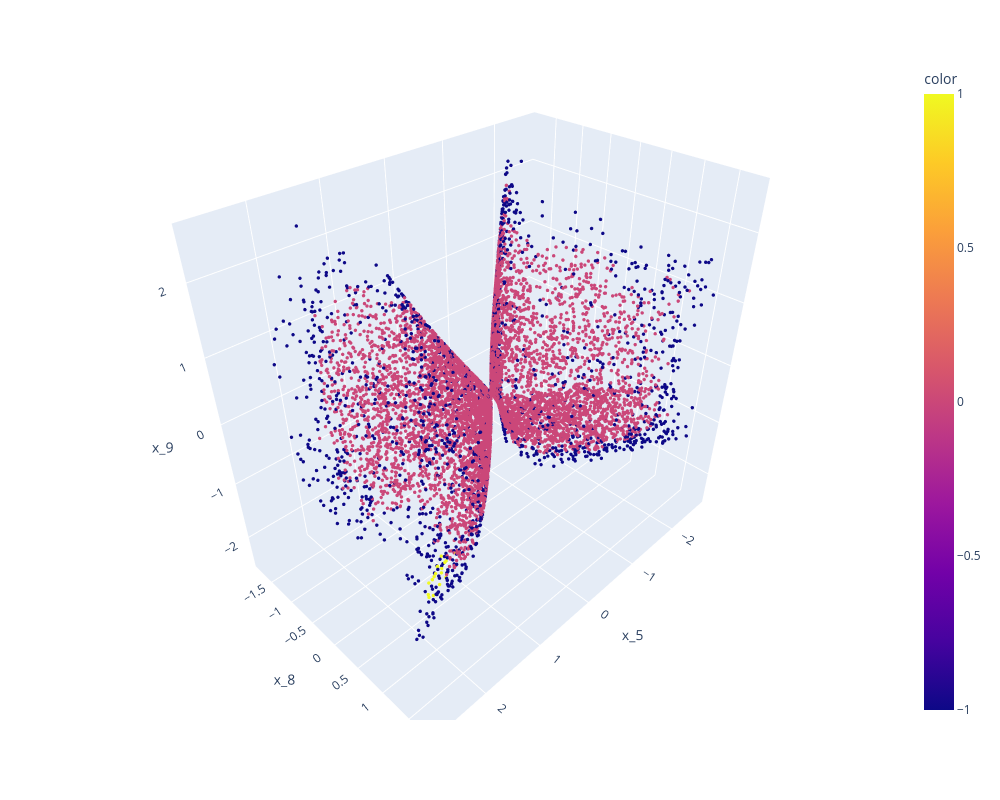

Notebook cell for this chart:
### Code cell
import plotly.express as px
import plotly.graph_objects as go
import numpy as np

# Scatter plot
fig = px.scatter_3d(x=x_5d_deco[:,2], y=x_5d_deco[:,3], z=x_5d_deco[:,4], 
                    color=labels, labels={'x':'x_4', 'y':'x_8', 'z':'x_10'})
fig.update_layout(width=1000, height=800)
fig.update_traces(marker=dict(size=2)) 

fig.update_layout(scene=dict(xaxis_title='x_5', yaxis_title='x_8', zaxis_title='x_9'))
fig.show()

### Figure 1 — Plotly figure (JSON) as saved in the notebook; plotly's stock layout.template omitted (floating-point values rounded to 4 significant figures; data arrays with more than 128 entries replaced by an {"elided": "..."} marker saying what was removed)
{"data": [{"hovertemplate": "x_4=%{x}<br>x_8=%{y}<br>x_10=%{z}<br>color=%{marker.color}<extra></extra>", "legendgroup": "", "marker": {"color": {"elided": "9125 int values"}, "coloraxis": "coloraxis", "size": 2, "symbol": "circle"}, "mode": "markers", "name": "", "scene": "scene", "showlegend": false, "type": "scatter3d", "x": {"elided": "9125 float values"}, "y": {"elided": "9125 float values"}, "z": {"elided": "9125 float values"}}], "layout": {"coloraxis": {"colorbar": {"title": {"text": "color"}}, "colorscale": [[0, "#0d0887"], [0.1111, "#46039f"], [0.2222, "#7201a8"], [0.3333, "#9c179e"], [0.4444, "#bd3786"], [0.5556, "#d8576b"], [0.6667, "#ed7953"], [0.7778, "#fb9f3a"], [0.8889, "#fdca26"], [1, "#f0f921"]]}, "height": 800, "legend": {"tracegroupgap": 0}, "margin": {"t": 60}, "scene": {"domain": {"x": [0, 1], "y": [0, 1]}, "xaxis": {"title": {"text": "x_5"}}, "yaxis": {"title": {"text": "x_8"}}, "zaxis": {"title": {"text": "x_9"}}}, "width": 1000}}
